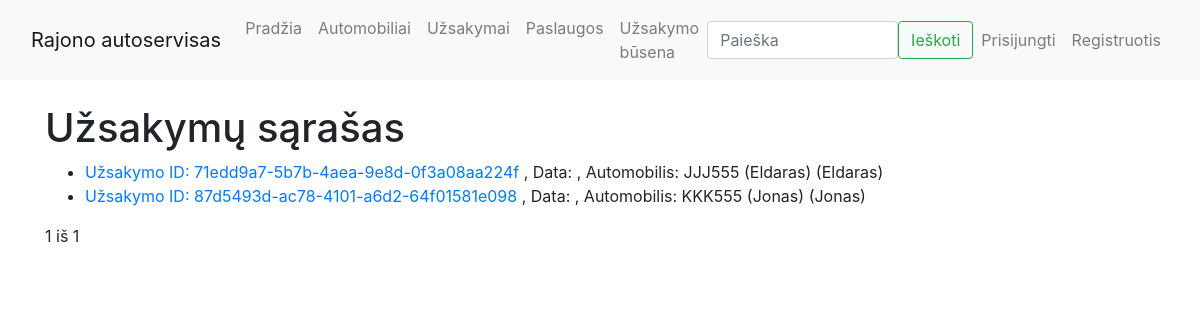
Page /autoservice/uzsakymai/ on the earlier database version.
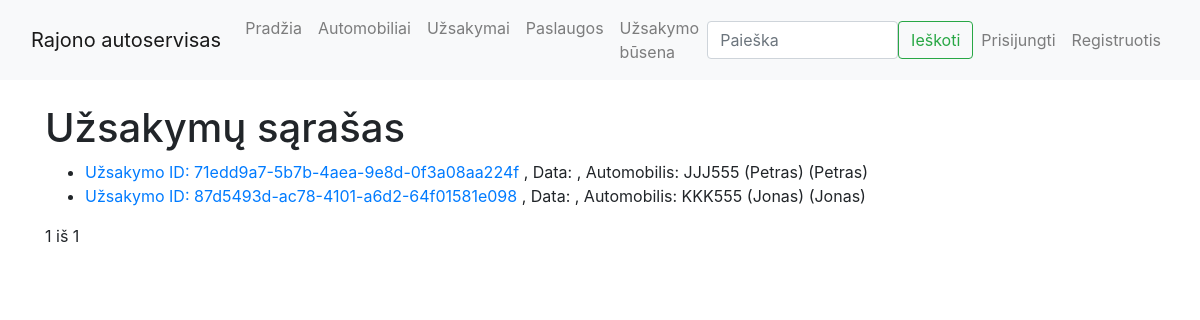
Same page on the later database version.
### autoservice/models.py (models this page shows, shortened)
class Uzsakymas(models.Model):
    STATUSO_BUSENA = [
        ('nepradetas', 'Nepradėtas'),
        ('vykdomas', 'Vykdomas'),
        ('uzbaigtas', 'Užbaigtas'),
        ('atsauktas', 'Atšauktas')
    ]
    id = models.UUIDField(primary_key=True, default=uuid.uuid4)
    data = models.DateField('Data', auto_now_add=True)
    automobilis = models.ForeignKey(Automobilis, on_delete=models.CASCADE)
    statusas = models.CharField(max_length=20, choices=STATUSO_BUSENA, default='nepradetas')
    vartotojas = models.ForeignKey(User, on_delete=models.SET_NULL, null=True, blank=True)
    grazinimo_terminas = models.DateField('Gražinimo terminas', null=True, blank=True)
    class Meta:
        verbose_name = "Užsakymas"
        verbose_name_plural = "Užsakymai"

class Automobilis(models.Model):
    id = models.AutoField(primary_key=True)
    valstybinis_nr = models.CharField('Valstybinis numeris', max_length=8)
    automobilio_modelis = models.ForeignKey(AutomobilioModelis, on_delete=models.CASCADE)
    vin_kodas = models.CharField('VIN kodas', max_length=17)
    klientas = models.CharField('Klientas', max_length=255)
    nuotrauka = models.ImageField('Nuotrauka', upload_to='automobiliai/', null=True, blank=True)
    aprasymas = HTMLField('Aprašymas', null=True, blank=True)
    def __str__(self):
        return f"{self.valstybinis_nr} ({self.klientas})"
    class Meta:
        verbose_name = "Automobilis"
        verbose_name_plural = "Automobiliai"

### autoservice/views.py (the view)
# urls.py: path('uzsakymai/', views.UzsakymasListView.as_view(), name='uzsakymai'),
class UzsakymasListView(generic.ListView):
    model = Uzsakymas
    paginate_by = 10
    template_name = 'uzsakymas_list.html'
    context_object_name = 'uzsakymai'

### autoservice/templates/uzsakymas_list.html (shortened to what this page needs)
{% extends "base.html" %}
{% block content %}
  <h1>Užsakymų sąrašas</h1>
  <ul>
    {% for uzsakymas in uzsakymai %}
        <li>
            <a href="{% url 'uzsakymas_detail' uzsakymas.id %}">
                Užsakymo ID: {{ uzsakymas.id }}
            </a>, Data: {{ uzsakymas.date }}, Automobilis: {{ uzsakymas.automobilis }} ({{ uzsakymas.automobilis.klientas }})
        </li>
    {% endfor %}
</ul>
  <div class="pagination">
    <span>{{ page_obj.number }} iš {{ page_obj.paginator.num_pages }}</span>
  </div>
{% endblock %}

Differences in the rows shown:
changed through a linked row, Uzsakymas "71edd9a7-5b7b-4aea-9e8d-0f3a08aa224f": automobilis "JJJ555 (Eldaras)" → "JJJ555 (Petras)"; automobilis.klientas "Eldaras" → "Petras"
